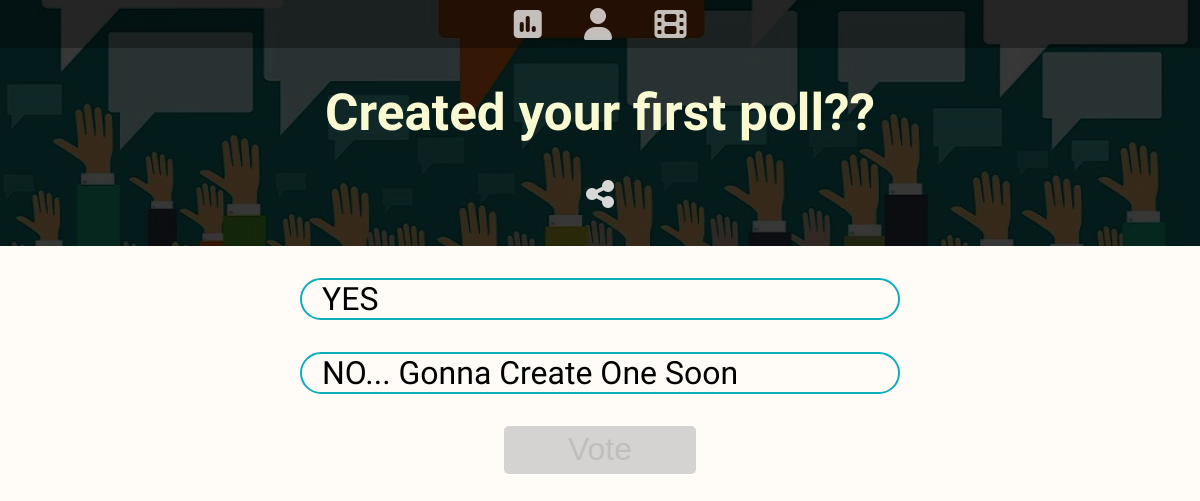
The app's page /Polling-Site/form_template.php with its own data.
### tables this page shows
CREATE TABLE IF NOT EXISTS `polls` (
  `sno` int(10) NOT NULL,
  `username` varchar(50) NOT NULL,
  `phone_no` bigint(20) NOT NULL,
  `question` varchar(200) DEFAULT NULL,
  `option_1` varchar(100) DEFAULT NULL,
  `count_1` int(10) DEFAULT NULL,
  `option_2` varchar(100) DEFAULT NULL,
  `count_2` int(10) DEFAULT NULL,
  `option_3` varchar(100) DEFAULT NULL,
  `count_3` int(10) DEFAULT NULL,
  `option_4` varchar(100) DEFAULT NULL,
  `count_4` int(10) DEFAULT NULL,
  `option_5` varchar(100) DEFAULT NULL,
  `count_5` int(10) DEFAULT NULL,
  `option_6` varchar(100) DEFAULT NULL,
  `count_6` int(10) DEFAULT NULL,
  `total_options` int(10) NOT NULL,
  `total_count` int(10) DEFAULT NULL,
  `ref` varchar(20) NOT NULL,
  `reg_date` date NOT NULL DEFAULT current_timestamp()
);

### Polling-Site/form_template.php (the view, shortened to what this page needs)
<?php
$server = "localhost";
$user = "root";
$pass = "";
$db = "catchcini";
$con = mysqli_connect($server, $user, $pass, $db);
$ref = $_GET["ref"];
$url = "form_template.php?ref=".$ref;
$cmd = "SELECT * FROM polls where ref LIKE '%$ref%'";
$data = mysqli_query($con, $cmd);
$row = mysqli_fetch_assoc($data);
$actual_username = $row["username"];
$question = $row["question"];
$total_options = $row["total_options"];
for($i = 1; $i <= $total_options; $i++)
{
  $options[$i]=$row["option_$i"];
}
if(isset($username)){
if($actual_username==$username){
  $flag = 1;
  if (isset($_POST["check"])){
    echo "<script> function onload(){";
    echo "butt = document.getElementById('button');";
    echo "butt.style.color = 'grey';";
    echo "butt.style.opacity = '50%';";
    echo "butt.style.backgroundColor = 'darkgrey';";
    echo "butt.style.border = '0px';";
    echo "butt.classList.remove('button-style-hover');";
    echo "butt.classList.remove('button-style-active');";
    echo "butt.type = 'button';";
    echo "</script>";
  }
  else{
  echo '<script> function onload(){
      butt = document.getElementById("button");
      butt.type = "submit";
      butt.value = "Results";
      butt.style.color = "black";
      butt.style.opacity = "100%";
      butt.style.backgroundColor = "rgb(245, 245, 245)";
      butt.style.border = "grey 0.5px solid";
      butt.classList.add("button-style-hover");
      butt.classList.add("button-style-active");
      }
     </script>';
   }
}
else{
  $flag = 0;
}} else {
  $flag = 0;
}
?>
<!DOCTYPE html>
<html lang="en" dir="ltr">
  <head>
     <link rel="stylesheet" href="<?php if($_SESSION['theme'] == 'light'){echo 'light-main-template.css';}else{echo 'dark-main-template.css';} ?>">
    <link rel="stylesheet" href="<?php if($_SESSION['theme'] == 'light'){echo 'light-form-style.css';}else{echo 'dark-form-style.css';} ?>">
    <link rel="stylesheet" href="pop_animate.css">
  </head>
  <body onload=onload()>
    <header class="header">
      <nav class="nav">
          <ul>
              <li class="poll">
                  <a href="poll_home.php"><i class="fas fa-poll fa-2x"></i></a>
              </li>
              <li>
                  <a href="User.php" title="User Profile"><i class="fas fa-user fa-2x"></i></a>
              </li>
              <li class="movie">
                  <a href="../movie-center/movie_home.php"><i class="fas fa-film fa-2x"></i></a>
              </li>
          </ul>
      </nav>
    <div>
      <h1 id="question"><?php echo $question; ?></h1>
    </div>
    <i class="fas fa-share-alt fa-2x share" onclick="open_share();"></i>
    <br><br>
  </header>
  <section>
    <form method="post" action=<?=$url?>>
    <div id="options-box">
      <?php for($i = 1; $i <= $total_options; $i++){
      if($flag){
        echo '<div class="options" id="'.$i.'">'.$options[$i].'</div>';
      } else {
        echo '<div class="options" id="'.$i.'" onclick="get_vote(this.id)">'.$options[$i].'</div>';
      } }
      ?>
    <div id="button-box">
      <input id="button" name="button" type="button" value="Vote">
    </div>
    </div>
  </form>
    </section>
  </body>
</html>

### Polling-Site/light-main-template.css (style rules this page uses)
* { box-sizing: border-box; }
html,body { color: black; margin: 0px; padding: 0px; }
body { background-color: #ffebcd25; }
.header { background-image: url('poll.jpg'); background-color: #111; background-blend-mode: soft-light; background-size: cover; background-position: center right; height: 15em; }
.nav { margin: 0px; padding: 0px; background-color: #00000055; }
.nav ul { margin: 0px; padding: 0px; list-style-type: none; text-align: center; position: relative; }
.nav ul li { display: inline-block; padding: .5em 1.2em; margin: 0px; height: 3em; }
.nav a,.btn { color: #ffffffbb; }
#question { font-family: 'Stick', sans-serif; font-size: 3.2em; text-align: center; color: lightgoldenrodyellow; height: 2.75 em; margin: 0 px; overflow-y: scroll; overflow-wrap: break-word; -ms-overflow-style: none; scrollbar-width: none; }

### Polling-Site/light-form-style.css (style rules this page uses)
html, body { color: black; margin: 0px; padding: 0px; }
.header { background-image: url('poll.jpg'); background-color: #111; background-blend-mode: soft-light; background-size: cover; background-position: center right; height: auto; }
.nav { margin: 0px; padding: 0px; background-color: #00000055; }
.nav ul { margin: 0px; padding: 0px; list-style-type: none; text-align: center; position: relative; }
.nav ul li { display: inline-block; padding: .5em 1.2em; margin: 0px; height: 3em; }
.nav a, .btn { color: #ffffffbb; }
#options-box { width: 50%; margin-left: 25%; margin-right: 25%; }
.options { font-size: 2em; font-family: 'Heebo', sans-serif; margin: 1em 0; border: rgb(11, 174, 185) 2.5px solid; border-radius: 50px; padding: 0px 20px; }
#button-box { text-align: center; }
#button { width: 6em; height: 1.5em; font-size: 2em; border-radius: 5px; color: grey; opacity: 50%; background-color: darkgrey; border: 0px; }
.share { display: block; text-align: center; color: rgb(216, 216, 216); }

### Polling-Site/form_template.php (style rules this page uses)
@media (min-width : 1040px) { body { background-image: url('tenor.gif'); background-attachment: fixed; background-repeat: no-repeat; background-blend-mode:lighten; background-position: bottom right; background-size: 20vw; } }
.header { height: auto; }

### records on screen
polls: question "Created your first poll??", option_1 "YES", option_2 "NO... Gonna Create One Soon"
